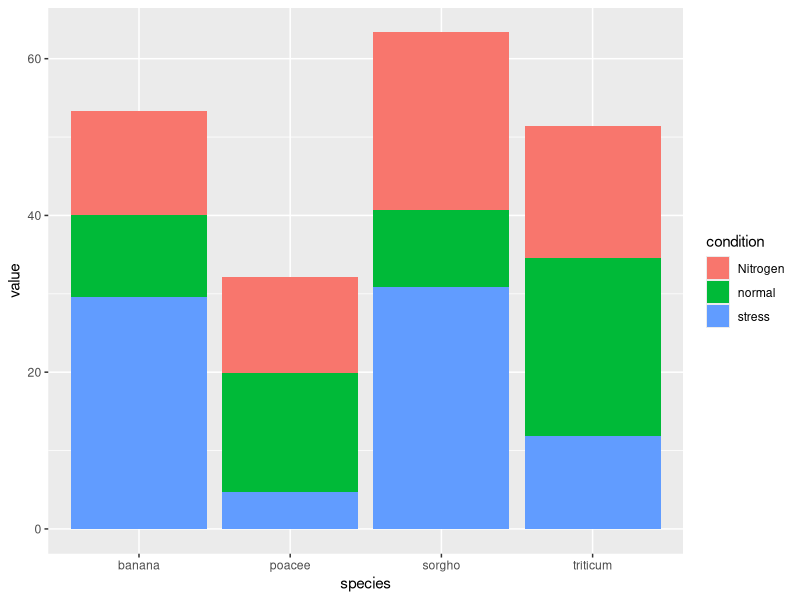

Write the R code that produced this figure.
library(ggplot2)
library(tidyverse)
# Create a dataset
species=rep(x=c("sorgho","poacee","banana","triticum"),each=3)
condition=rep(x=c("normal","stress","Nitrogen"),times=4)
set.seed(550)
value=abs(rnorm(n=12,mean=0,sd=15))
data=data.frame(species,condition,value)
view(data)

# Groupped
ggplot(data,aes(x=species,y=value,fill=condition))+geom_bar(stat="identity",position = "stack")

